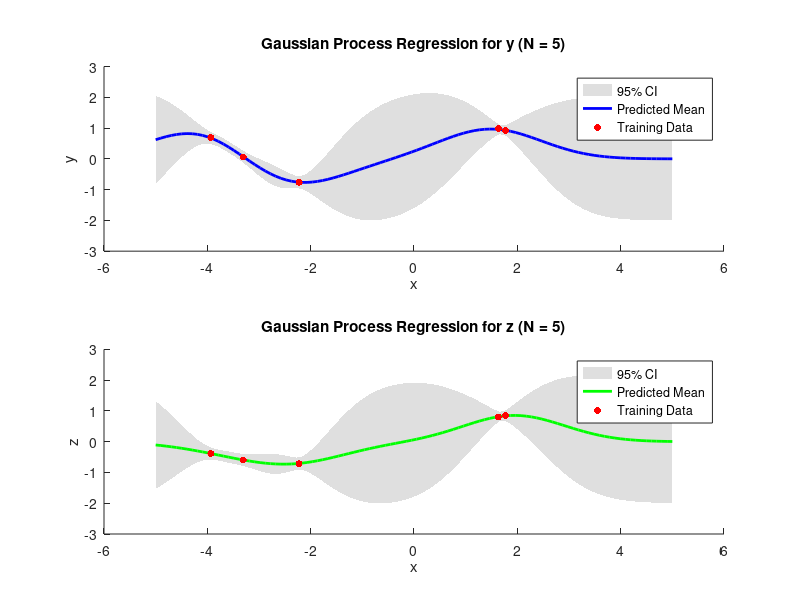

The MATLAB script that drew this image: (Note: this script raises an error after producing the figure.)
% Copyright (c) 2025, Boyuan Deng
% All rights reserved.

%% Generate Sample Data
N_total = 20; % num of data points
x_full = -5 + 10 * rand(N_total, 1);
sigma_y = 0.1; % noise std for y
sigma_z = 0.1; % noise std for z

% Output z & y independent
y_full = sin(x_full) + sigma_y * randn(N_total, 1);
z_full = 0.5 * y_full + 0.2 * x_full + sigma_z * randn(N_total, 1);

% Test inputs for prediction
x_test = linspace(-5, 5, 100)';
N_test = length(x_test);

%% Define the RBF Kernel Function
sigma_f = 1.0; % signal variance
l = 1.0;       % lengthscale
kernel = @(x1, x2) sigma_f^2 * exp(- (x1 - x2).^2 / (2 * l^2));
%% Initialize GIF parameters
scriptPath = mfilename('fullpath');
[scriptDir, ~, ~] = fileparts(scriptPath);
filename = fullfile(scriptDir, 'mogp_indep_demo.gif');
frame_count = 0; % gif frame

figure;
set(gcf,'Color', 'w', 'Position', [100, 100, 800, 600]);

for N = 5:N_total
    % Subset of data
    x = x_full(1:N);
    y = y_full(1:N);
    z = z_full(1:N);
    
    % Compute kernel between training points 
    K_xx = zeros(N, N);
    for i = 1:N
        for j = 1:N
            K_xx(i, j) = kernel(x(i), x(j));
        end
    end
    
    % Add noise variance to the kernel
    K_y = K_xx + sigma_y^2 * eye(N); % for output y
    K_z = K_xx + sigma_z^2 * eye(N); % for output z
    
    % Compute kernel between training and test points
    K_xs = zeros(N, N_test);
    for i = 1:N
        for j = 1:N_test
            K_xs(i, j) = kernel(x(i), x_test(j));
        end
    end
    
    % Predicted mean and var for y
    mu_y = K_xs' * (K_y \ y);
    K_ss = zeros(N_test, N_test);
    for i = 1:N_test
        for j = 1:N_test
            K_ss(i, j) = kernel(x_test(i), x_test(j));
        end
    end
    var_y = diag(K_ss - K_xs' * (K_y \ K_xs));
    
    % Predicted mean and var for z
    mu_z = K_xs' * (K_z \ z);
    var_z = diag(K_ss - K_xs' * (K_z \ K_xs));
    
    % Plot the Results
    clf; % clear current figure window
    subplot(2, 1, 1);
    hold on;
    fill([x_test; flipud(x_test)], [mu_y + 2*sqrt(var_y); flipud(mu_y - 2*sqrt(var_y))], [7 7 7]/8, 'EdgeColor', 'none'); % CI for y
    % Predicted mean for y
    plot(x_test, mu_y, 'b-', 'LineWidth', 2);
    % Training data for y
    scatter(x, y, 25, 'r', 'filled');
    xlabel('x');
    ylabel('y');
    title(['Gaussian Process Regression for y (N = ' num2str(N) ')']);
    legend('95% CI', 'Predicted Mean', 'Training Data', 'Location', 'Best');
    hold off;
    
    subplot(2, 1, 2);
    hold on;
    % Confidence interval for z
    fill([x_test; flipud(x_test)], [mu_z + 2*sqrt(var_z); flipud(mu_z - 2*sqrt(var_z))], [7 7 7]/8, 'EdgeColor', 'none');
    % Predicted mean for z
    plot(x_test, mu_z, 'g-', 'LineWidth', 2);
    % Training data for z
    scatter(x, z, 25, 'r', 'filled');
    xlabel('x');
    ylabel('z');
    title(['Gaussian Process Regression for z (N = ' num2str(N) ')']);
    legend('95% CI', 'Predicted Mean', 'Training Data', 'Location', 'Best');
    hold off;
    
%% Generate gif
    drawnow;
    frame = getframe(gcf);
    img = frame2im(frame);
    [img_ind, cmap] = rgb2ind(img, 256);
    
    if frame_count == 0
        imwrite(img_ind, cmap, filename, 'gif', 'LoopCount', Inf, 'DelayTime', 1);
    else
        imwrite(img_ind, cmap, filename, 'gif', 'WriteMode', 'append', 'DelayTime', 1);
    end
    frame_count = frame_count + 1;

    pause(1);
end
